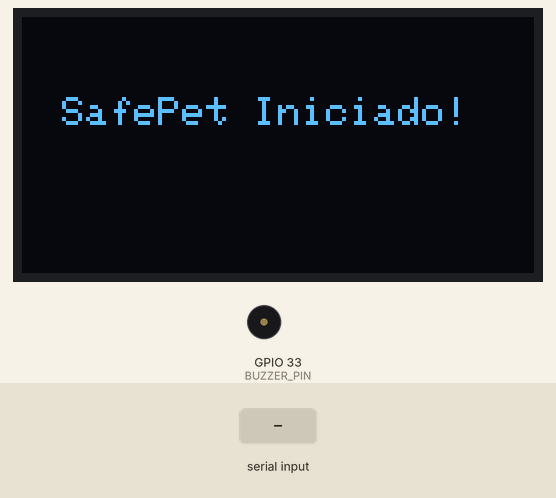
Simulated run of this sketch. Board: ESP32. Parts: 128×64 one-colour display, buzzer (waves = sounding). The test bench sets the inputs (shaded band). The OLED is the two-colour kind (top 16 rows yellow); what the sketch prints to the serial monitor is not drawn.

Above: at 0.1 s.
At 3.2 s:
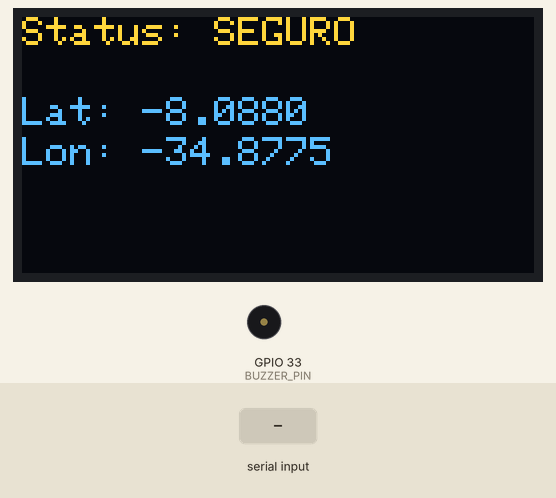
3.3 s: "1" received over Serial
At 4.81 s:
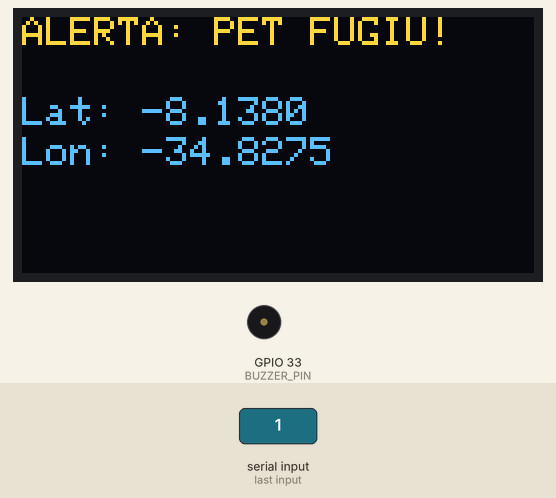
Timing chart, 0 to 12.3 s (numbered marks = the images above; inputs shaded):
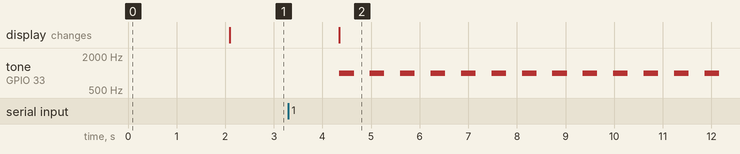

The sketch:

sketch.ino
```cpp
#include <Wire.h>
#include <Adafruit_GFX.h>
#include <Adafruit_SSD1306.h>

// Configurações do Display OLED
#define SCREEN_WIDTH 128
#define SCREEN_HEIGHT 64
Adafruit_SSD1306 display(SCREEN_WIDTH, SCREEN_HEIGHT, &Wire, -1);

#define BUZZER_PIN 33

// Coordenadas base (Ex: Casa)
float lat = -8.0880;
float lon = -34.8775;
bool petFugiu = false;

void setup() {
  Serial.begin(115200);

  pinMode(BUZZER_PIN, OUTPUT);
  noTone(BUZZER_PIN); // Garante que o som inicie 100% desligado

  // Inicializa o Display OLED
  if(!display.begin(SSD1306_SWITCHCAPVCC, 0x3C)) {
    Serial.println(F("Falha no display OLED"));
    for(;;);
  }

  display.clearDisplay();
  display.setTextSize(1);
  display.setTextColor(WHITE);
  display.setCursor(10, 20);
  display.println("SafePet Iniciado!");
  display.display();

  // Imprime instruções no terminal preto do Wokwi
  Serial.println("=================================");
  Serial.println("SISTEMA SAFEPET LIGADO (SEGURO)");
  Serial.println("Para simular a fuga do pet:");
  Serial.println("Clique nesta tela preta e aperte ENTER");
  Serial.println("=================================");

  delay(2000);
}

void loop() {
  // Lê se você apertou ENTER no Terminal
  if (Serial.available() > 0) {
    String comando = Serial.readString();

    petFugiu = true;
    lat -= 0.0500; // Simula a quebra da cerca virtual
    lon += 0.0500;

    Serial.println("--> ATENCAO: Evento de fuga simulado!");
  }

  display.clearDisplay();

  if (!petFugiu) {
    // Estado Normal: Pet em casa
    display.setCursor(0, 0);
    display.println("Status: SEGURO");
    display.setCursor(0, 20);
    display.print("Lat: "); display.println(lat, 4);
    display.setCursor(0, 30);
    display.print("Lon: "); display.println(lon, 4);
    display.display(); // Atualiza a tela

    noTone(BUZZER_PIN); // Garante o silêncio absoluto
    delay(100);

  } else {
    // Estado de Alerta: Pet saiu da Cerca Virtual
    display.setCursor(0, 0);
    display.println("ALERTA: PET FUGIU!");
    display.setCursor(0, 20);
    display.print("Lat: "); display.println(lat, 4);
    display.setCursor(0, 30);
    display.print("Lon: "); display.println(lon, 4);
    display.display(); // Atualiza a tela antes do alarme tocar

    // Sirene manual (corrige o problema do hardware ESP32)
    tone(BUZZER_PIN, 1000); // LIGA o som a 1000Hz
    delay(300);             // Fica tocando por 300 milissegundos
    noTone(BUZZER_PIN);     // DESLIGA o som
    delay(300);             // Fica em silêncio por 300 milissegundos (efeito de bipe intermitente)
  }
}
```

Measured:
- after the input at 3.3 s, tone on GPIO 33 (BUZZER_PIN): alternates 1000 Hz for 0.30 s and silent for 0.33 s, starting after 1.0 s; the display: changes after 1.0 s (image 2)
